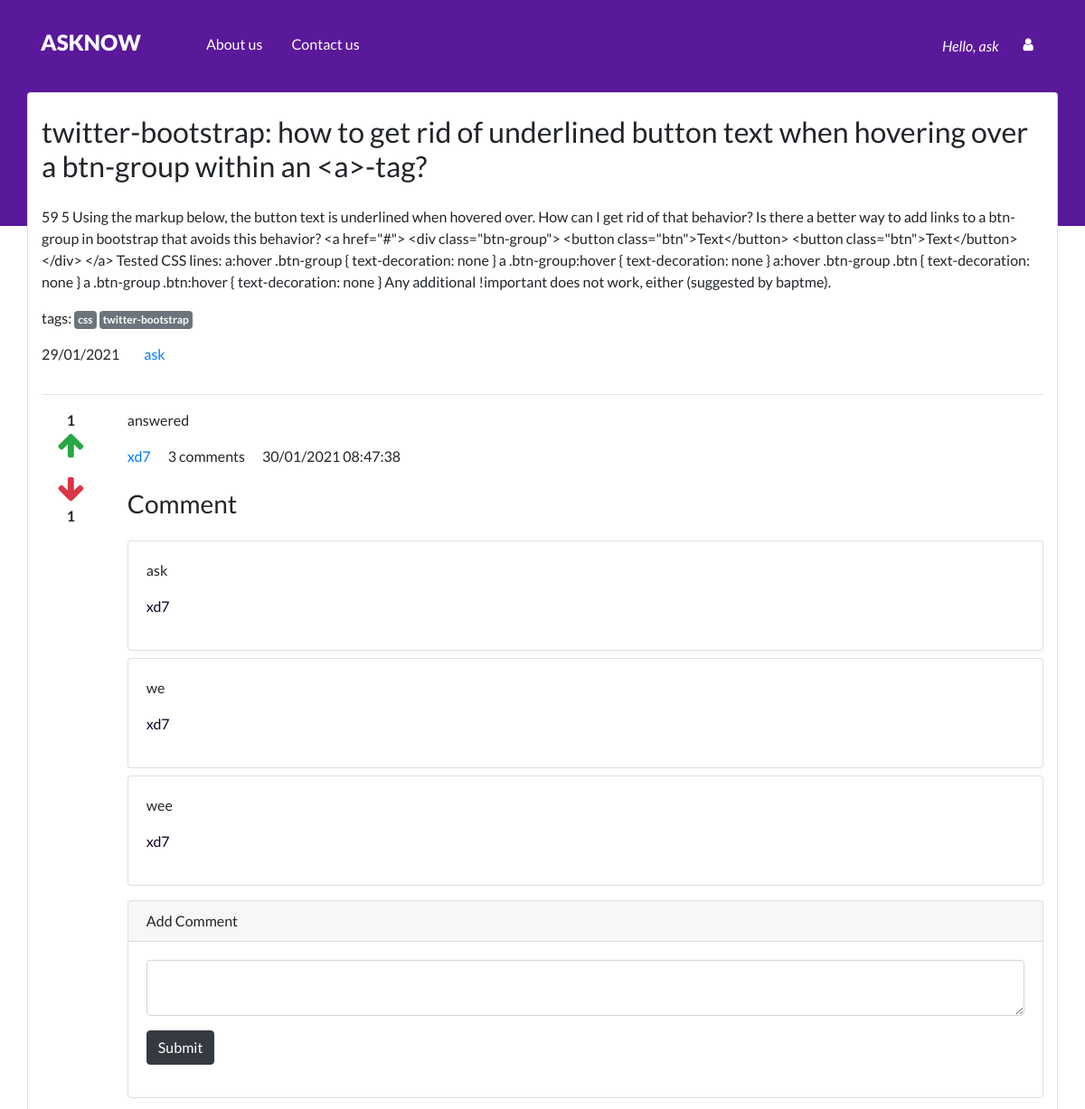
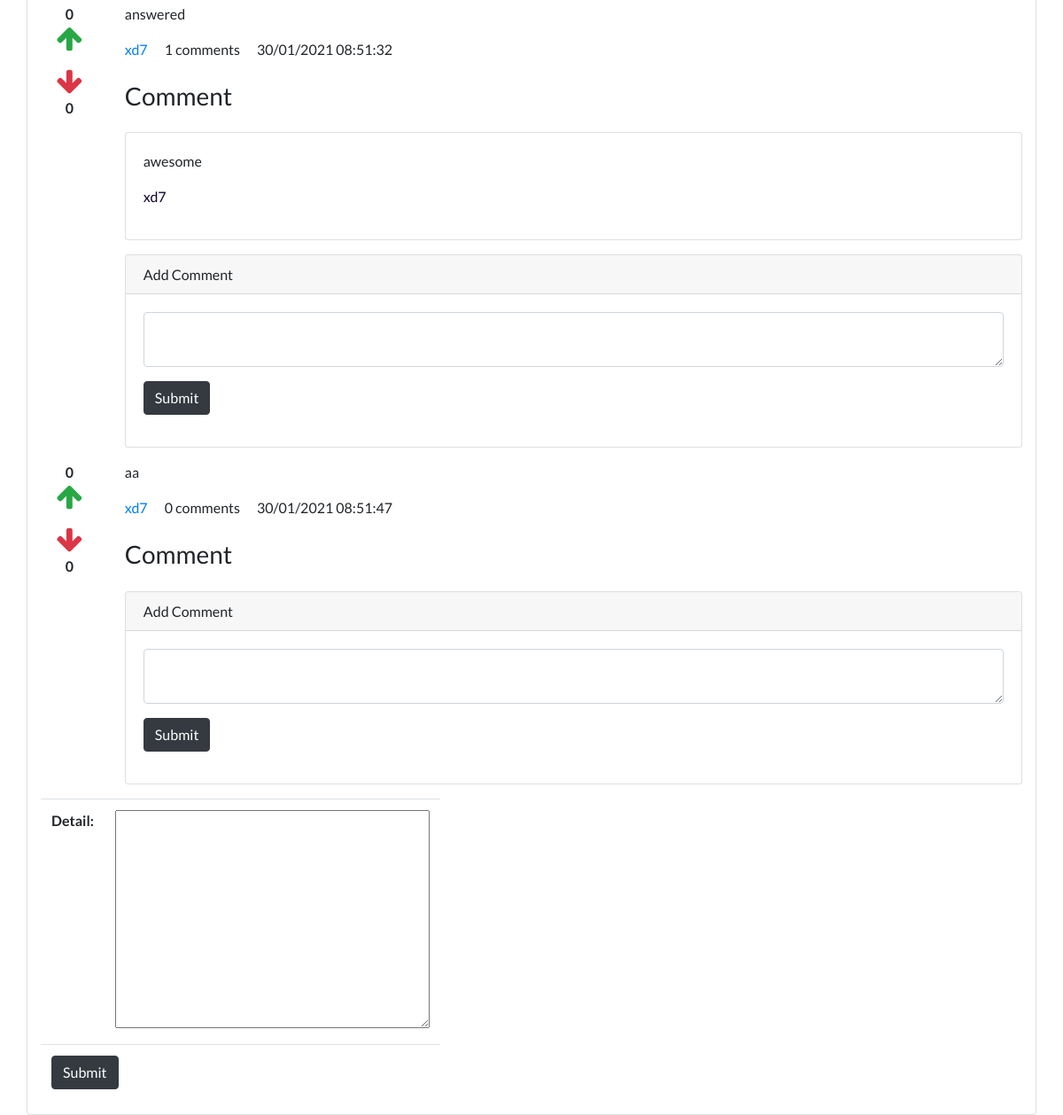
The app's page /detail/3 (signed in) with its own data (2 pictures, top to bottom).
### Qpost/models.py (models this page shows, shortened)
class Question(models.Model):
    user = models.ForeignKey(User, on_delete=models.CASCADE)
    title = models.CharField(max_length=300)
    detail = models.TextField()
    tags = models.TextField(default='')
    add_time = models.DateTimeField(auto_now_add=True)

class Answer(models.Model):
    question = models.ForeignKey(Question, on_delete=models.CASCADE)
    user = models.ForeignKey(User, on_delete=models.CASCADE)
    detail = models.TextField()
    add_time = models.DateTimeField(auto_now_add=True)

class Comment(models.Model):
    answer = models.ForeignKey(Answer, on_delete=models.CASCADE)
    user = models.ForeignKey(
        User, on_delete=models.CASCADE, related_name='comment_user')
    comment = models.TextField(default='')
    add_time = models.DateTimeField(auto_now_add=True)

### Qpost/views.py (the view, shortened to what this page needs)
# urls.py: path('detail/<int:id>', views.detail, name='detail'),
@login_required
def detail(request, id):
    quest = Question.objects.get(pk=id)
    tags = quest.tags.split(',')
    answers = Answer.objects.filter(question=quest)
    answerform = AnswerForm
    return render(request, 'detail.html', {
        'quest': quest,
        'tags': tags,
        'answers': answers,
        'answerform': answerform
    })

### templates/detail.html (shortened to what this page needs)
{% load static %}
{% load humanize %}
<!DOCTYPE html>
<html lang="en">
<head>
    <link rel="stylesheet" href="https://cdn.jsdelivr.net/npm/bootstrap@4.5.3/dist/css/bootstrap.min.css"
 />
    <link rel="stylesheet" href="https://stackpath.bootstrapcdn.com/font-awesome/4.7.0/css/font-awesome.min.css"
>
    <link rel="stylesheet" href="{% static 'css/style.css' %}" />
</head>
<body>
<div class="header" >
        {% include 'components/nav.html' %}
            <div class="card container">
                <h2 class="my-4">{{quest.title}}</h2>
                <p>{{quest.detail}}</p>
                <p>
                    tags:
                    {% for tag in tags %}
                    <a href="/tag/{{tag|slugify}}" class="badge badge-secondary p-1">{{tag}}</a>
                    {% endfor %}
                </p>
                <p>
                    <span class="mr-4">{{quest.add_time|date:'d/m/Y'}}</span>
                    <a href="#">{{quest.user.username}}</a>
                </p>
                <hr/>
                {% for answer in answers %}
                <div class="row">
                    <div class="col-1" style="text-align: center;">
                        <div class="upvote">
                            <strong class="upvote-count-{{answer.id}}">{{answer.upvote_set.count}}</strong><br/>
                            <span class="text-success">
                                <i class="fa fa-arrow-up fa-2x upvote-click" data-answer="{{answer.id}}"></i>
                            </span>
                        </div>
                        <div class="downvote mt-3">
                            <span class="text-danger">
                                <i class="fa fa-arrow-down fa-2x downvote-click" data-answer="{{answer.id}}"></i>
                            </span><br/>
                            <strong class="downvote-count-{{answer.id}}">{{answer.downvote_set.count}}</strong>
                        </div>
                    </div>
                    <div class="col-11">
                        <p>
                            {{ answer.detail }}
                        </p>
                        <p>
                            <a href="#" class="mr-3">{{answer.user.username}}</a>
                            <span class="mr-3"><span class="comment-count-{{answer.id}}">{{answer.comment_set.count}}</span> comments</span>
                            <span>{{answer.add_time|date:'d/m/Y h:i:s'}}</span>
                        </p>
                        <h3 class="my-4">Comment</h3>
                        <div class="comment-wrapper-{{answer.id}}">
                            {% for comment in answer.comment_set.all %}
                            <div class="card mb-2">
                                <div class="card-body">
                                    <p>{{comment.comment}}</p>
                                    <p>
                                        <a href="#">{{comment.user.username}}</a>
                                    </p>
                                </div>
                            </div>
                            {% endfor %}
                        </div>
                        {% if user.is_authenticated %}
                        <div class="card my-3">
                            <h6 class="card-header">Add Comment</h6>
                            <div class="card-body">
                                <textarea class="form-control comment-text-{{answer.id}}"></textarea>
                                <button type="button" data-answer="{{answer.id}}" class="btn btn-dark my-3 save-comment">Submit</button>
                            </div>
                        </div>
                        {% endif %}
                    </div>
                </div>
                {% endfor %}
                {% if user.is_authenticated %}
                <form method="post">
                    <table class="table table-responsive">
                        {{answerform.as_table}}
                        <tr>
                            <td colspan="2">
                                <input type="submit" class="btn btn-dark" />
                            </td>
                        </tr>
                    </table>
                </form>
                {% endif %}
            </div>
    </div>
</body>
</html>

### templates/components/nav.html (shortened to what this page needs)
{% load static %}
<nav class="navbar navbar-expand-lg py-4">
    <div class="container">
        <a href="{% url 'home' %}"><h1 class="navbar-brand text-white text-uppercase" >AskNow</h1></a>
        <div class="collapse navbar-collapse" id="navbarNav">
            {% if request.user.is_authenticated %}
            <ul class="navbar-nav text-sm-center pl-lg-5 font-weight-normal">
                <li class="nav-item">
                    <a class="nav-link" href="#">About us</a>
                </li>
                <li class="nav-item">
                    <a class="nav-link" href="#">Contact us </a>
                </li>
            </ul>
            {% endif %}
            <div class="row ml-lg-auto justify-content-center">
                {% if not request.user.is_authenticated %}
                <a class="bttn btn btn-default" href='{% url "register" %}'>Register</a>
                <a class="bttn btn btn-default ml-1" href='{% url "login" %}'>Login</a>
                {% else %}
                <span class="text-white nav-item font-italic my-2">Hello, {{request.user}}</span>
                <div class="col-auto">
                    <a class="bttn btn btn-default" href="#" role="button" aria-pressed="false"
                        data-toggle="dropdown"><i class="fa fa-user" aria-hidden="true">
                        </i></a>
                </div>
                {% endif %}
            </div>
        </div>
    </div>
</nav>

### static/css/style.css (style rules this page uses)
body { padding: 0; margin: 0; background: #fff; font-family: "Lato", sans-serif; }
.header { background-color: #5a189a; height: 250px; }
.navbar-brand { font-size: 24px; font-weight: 900; }
.nav-link, .navbar-brand { color: #fff; cursor: pointer; }
.nav-link { margin-right: 1em !important; margin-bottom: 5px; }
.bttn { font-weight: bold; color: #fff; border: 0px solid; }
.card-body a { color : #10002b; text-decoration: none }

### records on screen
Question: title "twitter-bootstrap: how to get rid of underlined button text when hovering over a btn-group within an <a>-tag?", detail "59 5 Using the markup below, the button text is underlined when hovered over. How can I get rid of that behavior? Is there a better way to add links to a btn-group in bootstrap that avoids this behavior? <a href=\"#\"> <div class=\"btn-group\"> <button class=\"btn\">Text</button> <button class=\"btn\">Text</button> </div> </a> Tested CSS lines: a:hover .btn-group { text-decoration: none } a .btn-group:hover { text-decoration: none } a:hover .btn-group .btn { text-decoration: none } a .btn-group .btn:hover { text-decoration: none } Any additional !important does not work, either (suggested by baptme).", add_time "29/01/2021", user.username "ask"
Answer: upvote_set.count "1", downvote_set.count "1", detail "answered", user.username "xd7", comment_set.count "3", add_time "30/01/2021 08:47:38"
Comment: comment "ask", user.username "xd7"
Comment: comment "we", user.username "xd7"
Comment: comment "wee", user.username "xd7"
Answer: upvote_set.count "0", downvote_set.count "0", detail "answered", user.username "xd7", comment_set.count "1", add_time "30/01/2021 08:51:32"
Comment: comment "awesome", user.username "xd7"
Answer: upvote_set.count "0", downvote_set.count "0", detail "aa", user.username "xd7", comment_set.count "0", add_time "30/01/2021 08:51:47"

### other values on screen
{{ request.user }} "ask"
{{ tag }} "css" "twitter-bootstrap"
